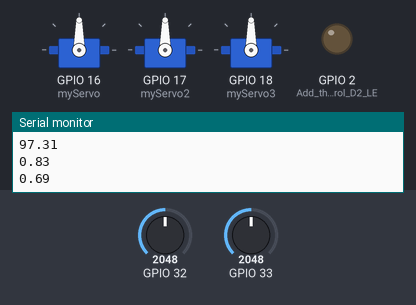
The sketch below on a simulated ESP32. Shown: 3 × servo, output pins drawn as LEDs (lit = HIGH), the last lines printed to the serial monitor. Inputs (shaded band) come from the test bench; at power-on: GPIO 32 = 2048, GPIO 33 = 2048.

Above: at 1.2 s.
1.3 s: GPIO 32 set to 1891
At 2.4 s:
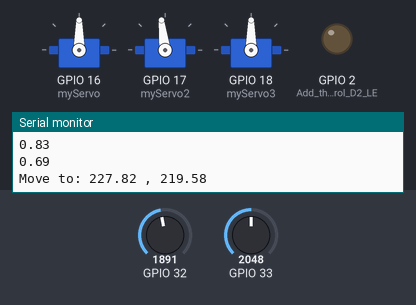
2.8 s: GPIO 32 set to 1777
At 3.4 s:
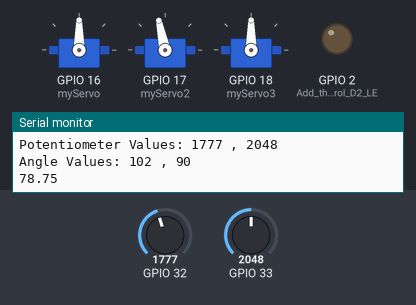
4.3 s: GPIO 33 set to 1875
At 4.9 s:
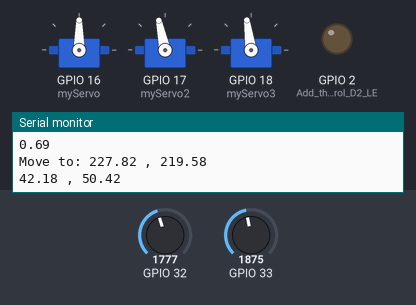
5.8 s: GPIO 33 set to 1775
At 6.3 s:
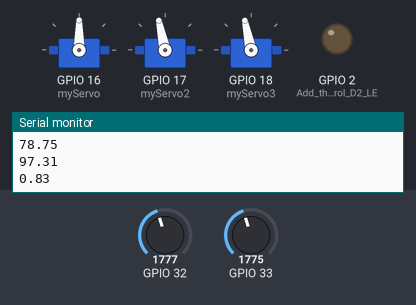
7.3 s: GPIO 32 set to 2047
At 8.3 s:
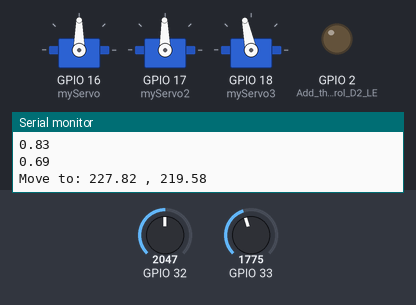
8.9 s: GPIO 33 set to 2866
At 9.7 s:
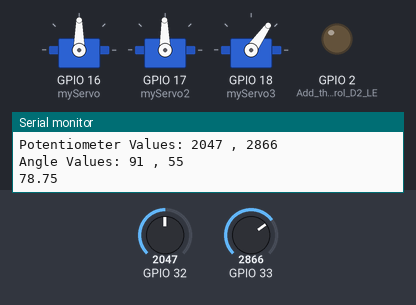
Timing chart, 0 to 11.4 s (numbered marks = the images above; inputs shaded):
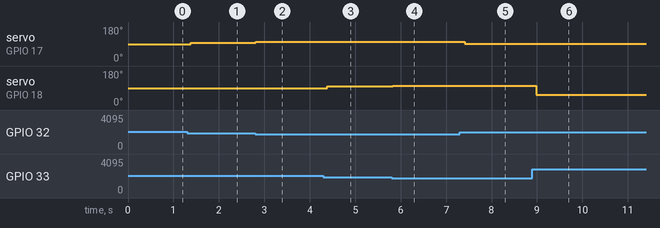

Measured:
- after the input at 1.3 s, servo on GPIO 17 (myServo2): 90° → 97° after 0.08 s
- after the input at 2.8 s, servo on GPIO 17 (myServo2): 97° → 102° at once
- after the input at 4.3 s, servo on GPIO 18 (myServo3): 90° → 98° after 0.08 s
- after the input at 5.8 s, servo on GPIO 18 (myServo3): 98° → 102° at once
- after the input at 7.3 s, servo on GPIO 17 (myServo2): 102° → 91° after 0.11 s
- after the input at 8.9 s, servo on GPIO 18 (myServo3): 102° → 55° after 0.09 s

The sketch:

simplelucas.ino
```cpp
#include <Arduino.h>
#include <ESP32Servo.h>

#define PI 3.1415926535897932384626433832795
#define HALF_PI 1.5707963267948966192313216916398
#define TWO_PI 6.283185307179586476925286766559
#define DEG_TO_RAD 0.017453292519943295769236907684886
#define RAD_TO_DEG 57.295779513082320876798154814105

Servo myServo;
Servo myServo2;
Servo myServo3;

float OFFSET1 = 24;                      //motor1 offset along x_axis
float OFFSET2 = 62;                      //motor2 offset along x_axis
float YAXIS = 75;                        //motor heights above (0,0)
float LENGTH_1 = 41;                       //length of short arm-segment
float LENGTH_2 = 50;                       //length of long arm-segment


float SCALE_FACTOR = 1;                   //drawing scale (1 = 100%)
float ARC_MAX = 2;                        //maximum arc-length (controls smoothness)

int THIS_X = 0;                         //this X co-ordinate (rounded)
int THIS_Y = 0;                         //this Y co-ordinate (rounded)
int LAST_X = 0;                         //last X co-ordinate (rounded)
int LAST_Y = 0;                         //last Y co-ordinate (rounded)
int last_pot_1 = 0;
int last_pot_2 = 0;


// --- Setup and loop ---
void setup (){
    Serial.begin(9600);

    Serial.println("Booting...");

    pinMode(12, INPUT_PULLUP);
    pinMode(13, INPUT_PULLUP);
    pinMode(32, INPUT);
    pinMode(33, INPUT);
    pinMode(2, OUTPUT); // Add this to control D2 LED
    myServo.setPeriodHertz(50);
    myServo.attach(16, 500, 2500);
    myServo2.setPeriodHertz(50);
    myServo2.attach(17, 500, 2500);
    myServo3.setPeriodHertz(50);
    myServo3.attach(18, 500, 2500);
}

void calculate_angles(float x, float y) {

  float distance1;            //pen distance to motor1
  float distance2;            //pen distance to motor2
  float angle1;               //motor1 angle
  float angle2;               //motor2 angle

  distance1 = sqrt((OFFSET1 - x) * (OFFSET1 - x) + (YAXIS - y) * (YAXIS - y));
  distance2 = sqrt((OFFSET2 - x) * (OFFSET2 - x) + (YAXIS - y) * (YAXIS - y));

  // Clamp for acos domain
  float arg1 = distance1 / (LENGTH_1 + LENGTH_2);
  float arg2 = distance2 / (LENGTH_1 + LENGTH_2);
  arg1 = constrain(arg1, -1.0, 1.0);
  arg2 = constrain(arg2, -1.0, 1.0);

  // ----- calculate motor1 angle when pen at (x,y)
  if (x > OFFSET1) {
    angle1 = PI + acos(arg1) - atan((x - OFFSET1) / (YAXIS - y)); //radians
  } else {
    angle1 = PI + acos(arg1) + atan((OFFSET1 - x) / (YAXIS - y)); //radians
  }

  // ----- calculate motor2 angle when pen at start position (0,0)
  if (x > OFFSET2) {
    angle2 = PI - acos(arg2) - atan((x - OFFSET2) / (YAXIS - y)); //radians
  } else {
    angle2 = PI - acos(arg2) + atan((OFFSET2 - x) / (YAXIS - y)); //radians
  }

    angle1 = angle1 * RAD_TO_DEG;
    angle2 = angle2 * RAD_TO_DEG;
    Serial.println(distance1);
    Serial.println(distance2);
    Serial.println(acos(arg1) + atan((OFFSET1 - x) / (YAXIS - y)));
    Serial.println(acos(arg2) + atan((OFFSET2 - x) / (YAXIS - y)));
    Serial.print("Move to: ");
    Serial.print(angle1);
    Serial.print(" , ");
    Serial.println(angle2);

    angle1 = (270 - angle1);
    angle2 = (270 - angle2);
    Serial.print(angle1);
    Serial.print(" , ");
    Serial.println(angle2);

}

void loop (){
    // --- Potentiometer/slider control logic ---
    int pot32 = analogRead(32);
    int pot33 = analogRead(33);

    int angle32 = map(pot32, 0, 4095, 180, 0);
    // If the difference between pot32 and last_pot_1 is more than 5, update the servo position
    if (abs(pot32 - last_pot_1) > 20) {
        myServo2.write(angle32);
    }


    int angle33 = map(pot33, 0, 4095, 180, 0);
    // If the difference between pot33 and last_pot_2 is more than 5, update the servo position
    if (abs(pot33 - last_pot_2) > 20) {
        myServo3.write(angle33);
    }

    Serial.print("Potentiometer Values: ");
    Serial.print(pot32);
    Serial.print(" , ");
    Serial.println(pot33);

    Serial.print("Angle Values: ");
    Serial.print(angle32);
    Serial.print(" , ");
    Serial.println(angle33);

    calculate_angles(0.0, 0.0);
    // delay(100);

    last_pot_1 = pot32;
    last_pot_2 = pot33;
}
```
